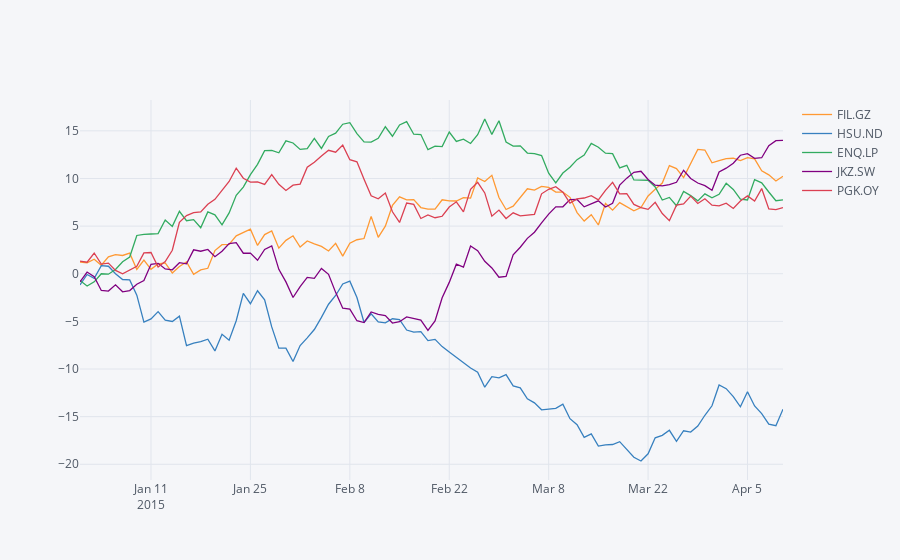

Write notebook code for a chart like this one.
### Markdown cell above
But with `cufflinks`, you can plot them directly

### Code cell
df.iplot(kind='scatter')
